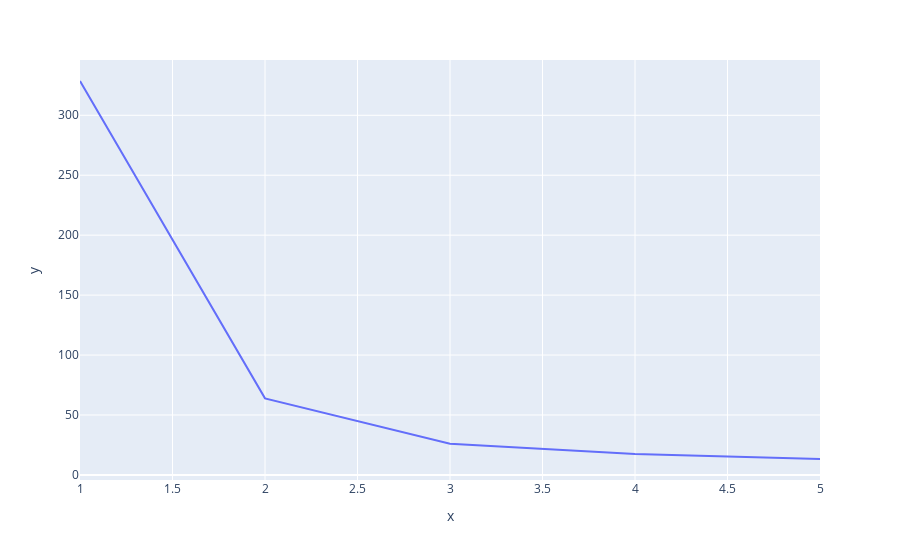

This figure's notebook cell:
### Markdown cell above
Creating, fitting and dealing with SSE for different numbers of clusters.

### Code cell
my_ranges = kmeans_ranges(
    max_clusters = 5, 
    kmeans_kwarg={'max_iter':50}
)
my_ranges.build_kmeans_instances(example_data['var'].to_numpy()[:, np.newaxis])

# my_ranges.fit(example_data['var'].to_numpy()[:, np.newaxis])

px.line(
    x = range(1, len(my_ranges.SSE_arr) + 1), 
    y = my_ranges.SSE_arr)

### Figure 1 — Plotly figure (JSON) as saved in the notebook; plotly's stock layout.template omitted (floating-point values rounded to 4 significant figures)
{"data": [{"hovertemplate": "x=%{x}<br>y=%{y}<extra></extra>", "legendgroup": "", "line": {"color": "#636efa", "dash": "solid"}, "marker": {"symbol": "circle"}, "mode": "lines", "name": "", "orientation": "v", "showlegend": false, "type": "scatter", "x": [1, 2, 3, 4, 5], "xaxis": "x", "y": [328.6, 63.88, 26.06, 17.44, 13.3], "yaxis": "y"}], "layout": {"autosize": true, "legend": {"tracegroupgap": 0}, "margin": {"t": 60}, "xaxis": {"anchor": "y", "autorange": true, "domain": [0, 1], "range": [1, 5], "title": {"text": "x"}, "type": "linear"}, "yaxis": {"anchor": "x", "autorange": true, "domain": [0, 1], "range": [-4.214, 346.1], "title": {"text": "y"}, "type": "linear"}}}
